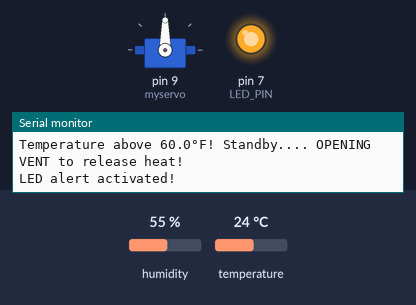
Simulated run of this sketch. Board: Arduino Uno, built with avr-gcc and run on an emulated ATmega328P. Parts: servo, output pins drawn as LEDs (lit = HIGH), the last lines printed to the serial monitor. Inputs (shaded band) come from the test bench; at power-on: temperature 24 °C, humidity 55 %.

Above: at 5.8 s.
5.9 s: temperature set to 17 °C
10.4 s: temperature set to 14 °C
At 13.0 s:
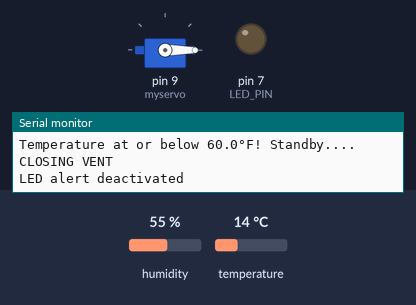
14.9 s: temperature set to 19 °C
At 15.7 s:
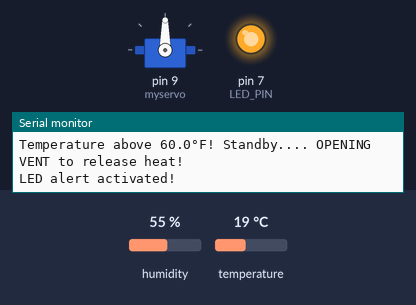
19.4 s: temperature set to 12 °C
At 22.4 s:
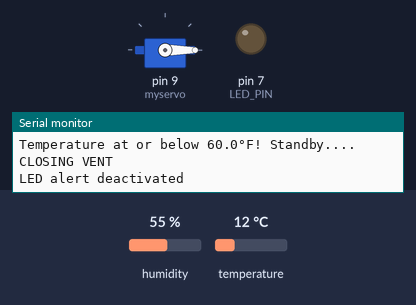
Timing chart, 0 to 23.9 s (numbered marks = the images above; inputs shaded):
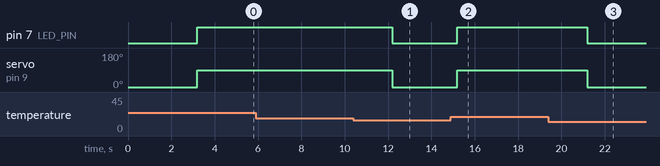

The sketch:

SmartVentilationSystem.ino
```cpp
#include <dht_nonblocking.h>
#include <Servo.h>

// Define DHT sensor settings
#define DHT_SENSOR_TYPE DHT_TYPE_11
static const int DHT_SENSOR_PIN = 3; // Digital PWM port for temperature/humidity sensor
#define LED_PIN 7                    // LED connected to pin 7

// Create objects
DHT_nonblocking dht_sensor(DHT_SENSOR_PIN, DHT_SENSOR_TYPE);
Servo myservo; // Create a servo object

// Define temperature threshold (in Fahrenheit)
const float TEMP_THRESHOLD = 60.0;

// Track servo position to avoid unnecessary movements
int currentServoPos = 0;
bool ledState = false;  // Track LED state

/*
 * Initialize the serial port and servo.
 */
void setup()
{
  Serial.begin(9600); // Set the baud rate
  myservo.attach(9);  // Servo is connected to pin 9
  myservo.write(0);   // Initialize servo at 0 degrees
  pinMode(LED_PIN, OUTPUT); // Set LED pin as output
  digitalWrite(LED_PIN, LOW); // Ensure LED starts off

  Serial.println("DHT11 and Servo Control System");
  Serial.print("If temperature > ");
  Serial.print(TEMP_THRESHOLD, 1);
  Serial.println("°F, Standby.... OPENING VENT to release heat!");
  Serial.print("If temperature <= ");
  Serial.print(TEMP_THRESHOLD, 1);
  Serial.println("°F, Standby.... CLOSING VENT");
  Serial.println("LED on pin 7 will illuminate when temperature exceeds threshold");
}

/*
 * Poll for a measurement, keeping the state machine alive. Returns
 * true if a measurement is available.
 */
static bool measure_environment(float *temperature, float *humidity)
{
  static unsigned long measurement_timestamp = millis();
  /* Measure once every three seconds. */
  if (millis() - measurement_timestamp > 3000ul)
  {
    if (dht_sensor.measure(temperature, humidity) == true)
    {
      measurement_timestamp = millis();
      return (true);
    }
  }
  return (false);
}

/*
 * Main program loop.
 */
void loop()
{
  float temperatureC;
  float humidity;

  /* Measure temperature and humidity. If the function returns
     true, then a measurement is available. */
  if (measure_environment(&temperatureC, &humidity) == true)
  {
    float temperatureF = (temperatureC * 9.0 / 5.0) + 32.0;

    // Print temperature and humidity values
    Serial.print("T = ");
    Serial.print(temperatureF, 1);
    Serial.print(" deg. F, H = ");
    Serial.print(humidity, 1);
    Serial.println("%");

    // Control servo and LED based on temperature
    if (temperatureF > TEMP_THRESHOLD)
    {
      // Handle servo position
      if (currentServoPos != 90) {
        Serial.print("Temperature above ");
        Serial.print(TEMP_THRESHOLD, 1);
        Serial.println("°F! Standby.... OPENING VENT to release heat!");
        myservo.write(90);
        currentServoPos = 90;
      }

      // Turn on LED if it's not already on
      if (!ledState) {
        digitalWrite(LED_PIN, HIGH);
        ledState = true;
        Serial.println("LED alert activated!");
      }
    }
    else // temperatureF <= TEMP_THRESHOLD
    {
      // Handle servo position
      if (currentServoPos != 0) {
        Serial.print("Temperature at or below ");
        Serial.print(TEMP_THRESHOLD, 1);
        Serial.println("°F! Standby.... CLOSING VENT");
        myservo.write(0);
        currentServoPos = 0;
      }

      // Turn off LED if it's on
      if (ledState) {
        digitalWrite(LED_PIN, LOW);
        ledState = false;
        Serial.println("LED alert deactivated");
      }
    }
  }
}
```

Measured:
- the behaviour switches between 16 and 15 °C on temperature (found by bisection; images 0 and 1)
- after the input at 10.4 s, pin 7 (LED_PIN): HIGH → LOW after 1.8 s; servo on pin 9 (myservo): 90° → 0° after 1.8 s
- after the input at 14.9 s, pin 7 (LED_PIN): LOW → HIGH after 0.30 s; servo on pin 9 (myservo): 0° → 90° after 0.30 s
- after the input at 19.4 s, pin 7 (LED_PIN): HIGH → LOW after 1.8 s; servo on pin 9 (myservo): 90° → 0° after 1.8 s
